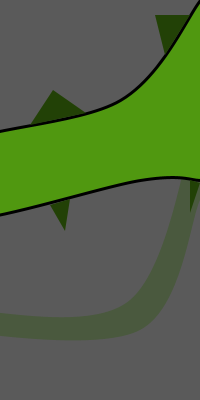
Frame 1 (no input)
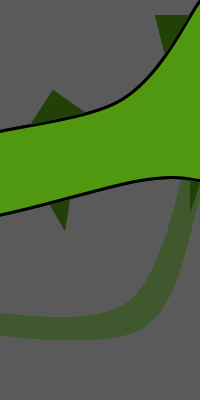
Frame 2 (the mouse pressed at the canvas centre, redrawn once)

The Processing sketch that drew these frames (run headless with seeded random() and noise(); the mouse was pressed at the canvas centre and the sketch redrawn once):

// Processing sketch: processing_24696
// ── processing_24696.pde

//import processing.pdf.*;

void setup() {
  size(200,400);
  background(90);
noLoop();
//beginRecord(PDF, "finalboard1pdf.pdf");
}

void draw(){
smooth();
noStroke();





fill(48, 86, 17, 100);
beginShape();
curveVertex(200,  100);
curveVertex(200,  100);
curveVertex(130,  300);
curveVertex(-50, 310);
curveVertex(-50, 330);
curveVertex(140, 330);
curveVertex(200, 200);
curveVertex(200, 200);
endShape();

smooth();
noFill();
stroke(0);
strokeWeight(3);

fill(80, 152, 16);
beginShape();
curveVertex(200,  0);
curveVertex(200,  0);
curveVertex(120,  100);
curveVertex(-50, 147);
curveVertex(-50, 220);
curveVertex(140, 180);
curveVertex(200, 180);
curveVertex(200, 180);

endShape();
noStroke();
fill(34, 65, 6);
triangle(30, 125, 53, 90, 86, 113);
triangle(50, 205, 65, 231, 70, 199);
triangle(190, 15, 155, 15, 165, 55);
triangle(200, 183, 190, 180, 190, 213);
//endRecord();
}
